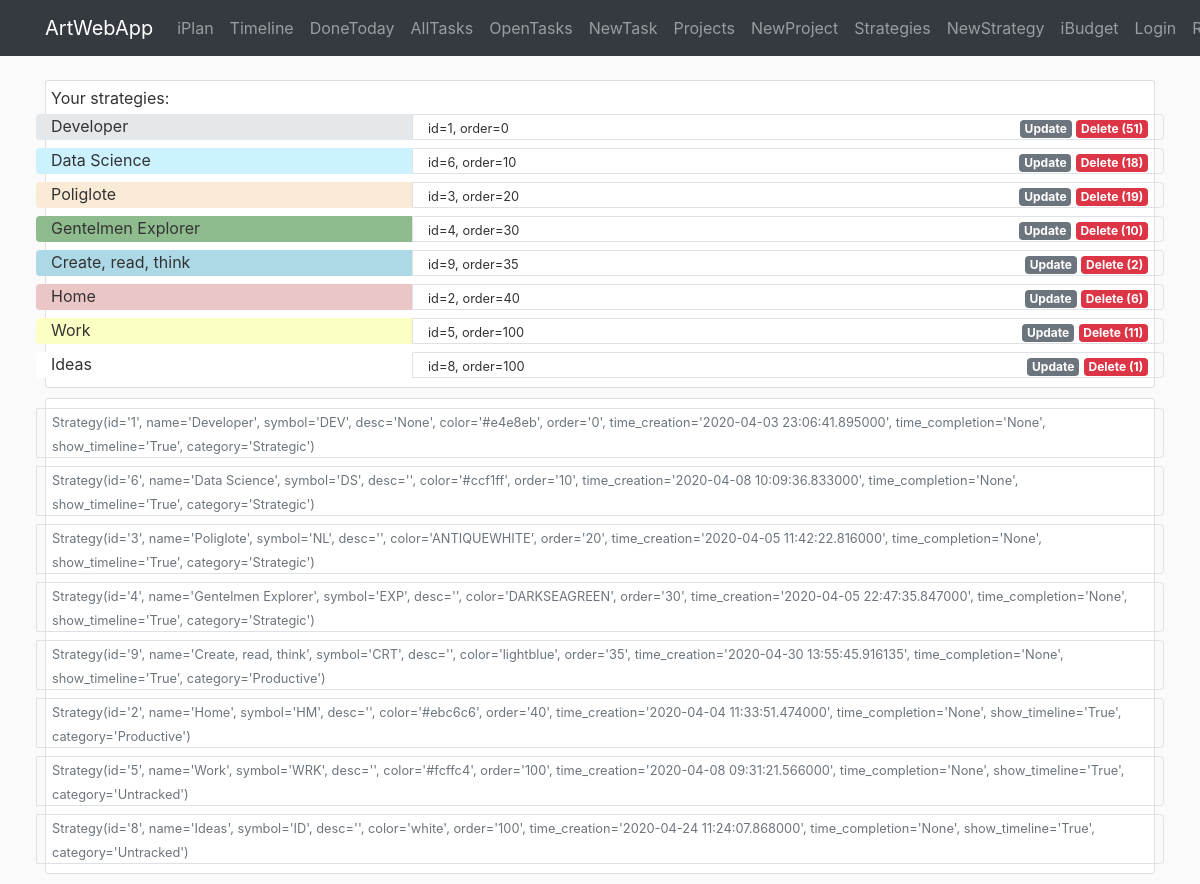
Before: /iplan/strategy with the older database file.
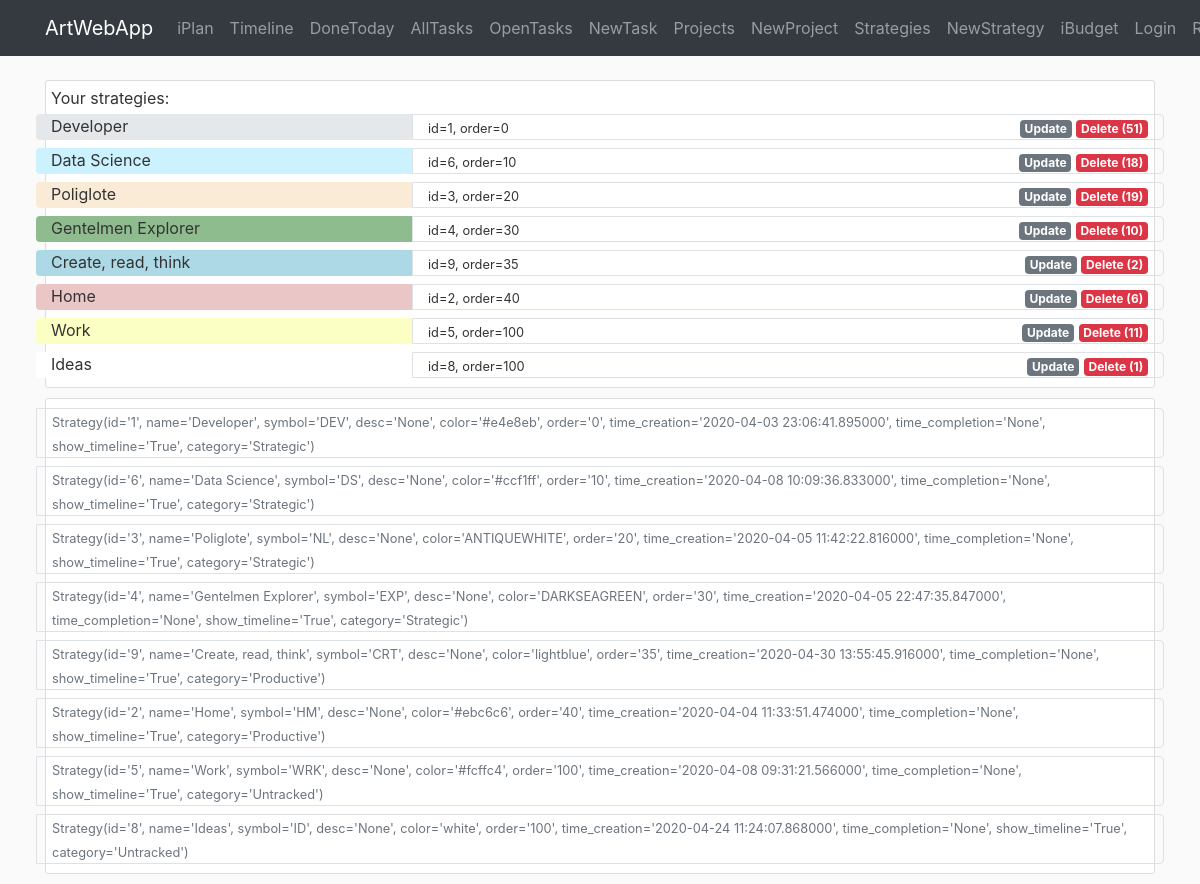
After: the same page with the newer database file.
### awa/iplan/models.py (models this page shows)
class Strategy(db.Model):
    id = db.Column(db.Integer, primary_key=True)
    name = db.Column(db.String(40), nullable=False)
    symbol = db.Column(db.String(3))
    desc = db.Column(db.Text)
    color = db.Column(db.String(7))
    order = db.Column(db.Integer)
    time_creation = db.Column(db.DateTime, default=datetime.now)
    time_completion = db.Column(db.DateTime)
    show_timeline = db.Column(db.Boolean, default=True, nullable=False)
    category = db.Column(db.String(20), nullable=True)
    br_task = db.relationship('Task', backref='strategy')  # todo: lazy=True - test that later
    def __repr__(self):
        return f"Strategy(id='{self.id}', name='{self.name}', symbol='{self.symbol}', desc='{self.desc}'," \
               f" color='{self.color}', order='{self.order}', time_creation='{self.time_creation}'," \
               f" time_completion='{self.time_completion}', show_timeline='{self.show_timeline}'," \
               f" category='{self.category}')"

### awa/iplan/routes.py (the view)
@iplan.route('/iplan/strategy', methods=['GET', 'POST'])
def strategy():
    strategies = Strategy.query.order_by(Strategy.order).all()
    count_tasks = {item.id: len(Task.query.filter_by(id_strategy=item.id).all()) for item in strategies}
    return render_template('iplan/strategy.html', strategies=strategies, legend='Create New Strategy',
                           count_tasks=count_tasks)

### awa/templates/iplan/strategy.html
{% extends "layout.html" %}
{% block content %}
<div class="container">
   <div class="content-section">
       Your strategies:
        {% for item in strategies %}
        <div class="row">
            <div class="col-4 rounded-left mt-1 mb-1" style="background-color:{{item.color}}">
                {{item.name}}
            </div>
            <div class="col border rounded-right mt-1 mb-1">
                <div class="row p-0">
                    <div class="col-auto">
                        <small>id={{item.id}}, order={{item.order}}</small>
                    </div>
                    <div class="col-auto ml-auto">
                        <a href="{{url_for('iplan.strategy_update', id_strategy=item.id)}}" class="badge badge-secondary">Update</a>
                        {% if count_tasks[item.id] != 0 %}
                            <a href="{{url_for('iplan.strategy_delete', id_strategy=item.id)}}" class="badge badge-danger">Delete ({{count_tasks[item.id]}})</a>
                        {% else %}
                            <a href="{{url_for('iplan.strategy_delete', id_strategy=item.id)}}" class="badge badge-warning">Delete ({{count_tasks[item.id]}})</a>
                        {% endif %}
                    </div>
                </div>
            </div>
        </div>
        {% endfor %}
    </div>
   <div class="content-section">
        {% for item in strategies %}
        <div class="row">
            <div class="col border rounded-right mt-1 mb-1">
                <div class="row p-0">
                    <div class="col-auto">
                        <small class="text-muted">{{item}}</small>
                    </div>
                </div>
            </div>
        </div>
        {% endfor %}
    </div>
</div>
{% endblock content %}

### awa/templates/layout.html (shortened to what this page needs)
<!DOCTYPE html>
<html lang="en">
<head>
    <link rel="stylesheet" href="https://stackpath.bootstrapcdn.com/bootstrap/4.4.1/css/bootstrap.min.css">
    <link rel="stylesheet" type="text/css" href="{{ url_for('static', filename='main.css') }}">
</head>
<body>
    <header>
        <nav class="navbar navbar-expand-md navbar-dark bg-dark fixed-top">
            <div class="container">
                <a class="navbar-brand" href="{{ url_for('main.home') }}">ArtWebApp</a>
                <div class="collapse navbar-collapse" id="navbarSupportedContent">
                    <div class="navbar-nav mr-auto">
                        <a class="nav-item nav-link" href="{{ url_for('iplan.home') }}">iPlan</a>
                        <a class="nav-item nav-link" href="{{ url_for('iplan.timeline') }}">Timeline</a>
                        <a class="nav-item nav-link" href="{{ url_for('iplan.task_donetoday') }}">DoneToday</a>
                        <a class="nav-item nav-link" href="{{ url_for('iplan.task') }}">AllTasks</a>
                        <a class="nav-item nav-link" href="{{ url_for('iplan.task_open') }}">OpenTasks</a>
                        <a class="nav-item nav-link" href="{{ url_for('iplan.task_create', timeline_category='This Week') }}">NewTask</a>
                        <a class="nav-item nav-link" href="{{ url_for('iplan.project') }}">Projects</a>
                        <a class="nav-item nav-link" href="{{ url_for('iplan.project_create') }}">NewProject</a>
                        <a class="nav-item nav-link" href="{{ url_for('iplan.strategy') }}">Strategies</a>
                        <a class="nav-item nav-link" href="{{ url_for('iplan.strategy_create') }}">NewStrategy</a>
                    </div>
                    <div class="navbar-nav">
                        <a class="nav-item nav-link" href="{{ url_for('ibudget.home')}}">iBudget</a>
                        <a class="nav-item nav-link" href="#">Login</a>
                        <a class="nav-item nav-link" href="#">Register</a>
                    </div>
                </div>
            </div>
        </nav>
    </header>
    <main role="main">
            {% block content %}{% endblock %}
    </main>
</body>
</html>

### awa/static/main.css (style rules this page uses)
body { background: #fafafa; color: #333333; margin-top: 5rem; }
.content-section { background: #ffffff; padding: 5px 5px; border: 1px solid #dddddd; border-radius: 3px; margin-bottom: 10px; }

Changed rows visible on the page:
changed Strategy "Data Science": id+name+symbol "Strategy(id='6', name='Data Science', symbol='DS', desc='', color='#ccf1ff', order='10', time_creation='2020-04-08 10:09:36.833000',…" → "Strategy(id='6', name='Data Science', symbol='DS', desc='None', color='#ccf1ff', order='10', time_creation='2020-04-08 10:09:36.833000',…"
changed Strategy "Poliglote": id+name+symbol "Strategy(id='3', name='Poliglote', symbol='NL', desc='', color='ANTIQUEWHITE', order='20', time_creation='2020-04-05 11:42:22.816000',…" → "Strategy(id='3', name='Poliglote', symbol='NL', desc='None', color='ANTIQUEWHITE', order='20', time_creation='2020-04-05 11:42:22.816000',…"
changed Strategy "Gentelmen Explorer": id+name+symbol "Strategy(id='4', name='Gentelmen Explorer', symbol='EXP', desc='', color='DARKSEAGREEN', order='30', time_creation='2020-04-05 22:47:35.847000',…" → "Strategy(id='4', name='Gentelmen Explorer', symbol='EXP', desc='None', color='DARKSEAGREEN', order='30', time_creation='2020-04-05 22:47:35.847000',…"
changed Strategy "Create, read, think": id+name+symbol "…name='Create, read, think', symbol='CRT', desc='', color='lightblue', order='35', time_creation='2020-04-30 13:55:45.916135', time_completion='None', show_timeline='True', category='Productive')" → "…name='Create, read, think', symbol='CRT', desc='None', color='lightblue', order='35', time_creation='2020-04-30 13:55:45.916000', time_completion='None', show_timeline='True', category='Productive')"
changed Strategy "Home": id+name+symbol "Strategy(id='2', name='Home', symbol='HM', desc='', color='#ebc6c6', order='40', time_creation='2020-04-04 11:33:51.474000',…" → "Strategy(id='2', name='Home', symbol='HM', desc='None', color='#ebc6c6', order='40', time_creation='2020-04-04 11:33:51.474000',…"
changed Strategy "Work": id+name+symbol "Strategy(id='5', name='Work', symbol='WRK', desc='', color='#fcffc4', order='100', time_creation='2020-04-08 09:31:21.566000',…" → "Strategy(id='5', name='Work', symbol='WRK', desc='None', color='#fcffc4', order='100', time_creation='2020-04-08 09:31:21.566000',…"
changed Strategy "Ideas": id+name+symbol "Strategy(id='8', name='Ideas', symbol='ID', desc='', color='white', order='100', time_creation='2020-04-24 11:24:07.868000',…" → "Strategy(id='8', name='Ideas', symbol='ID', desc='None', color='white', order='100', time_creation='2020-04-24 11:24:07.868000',…"
